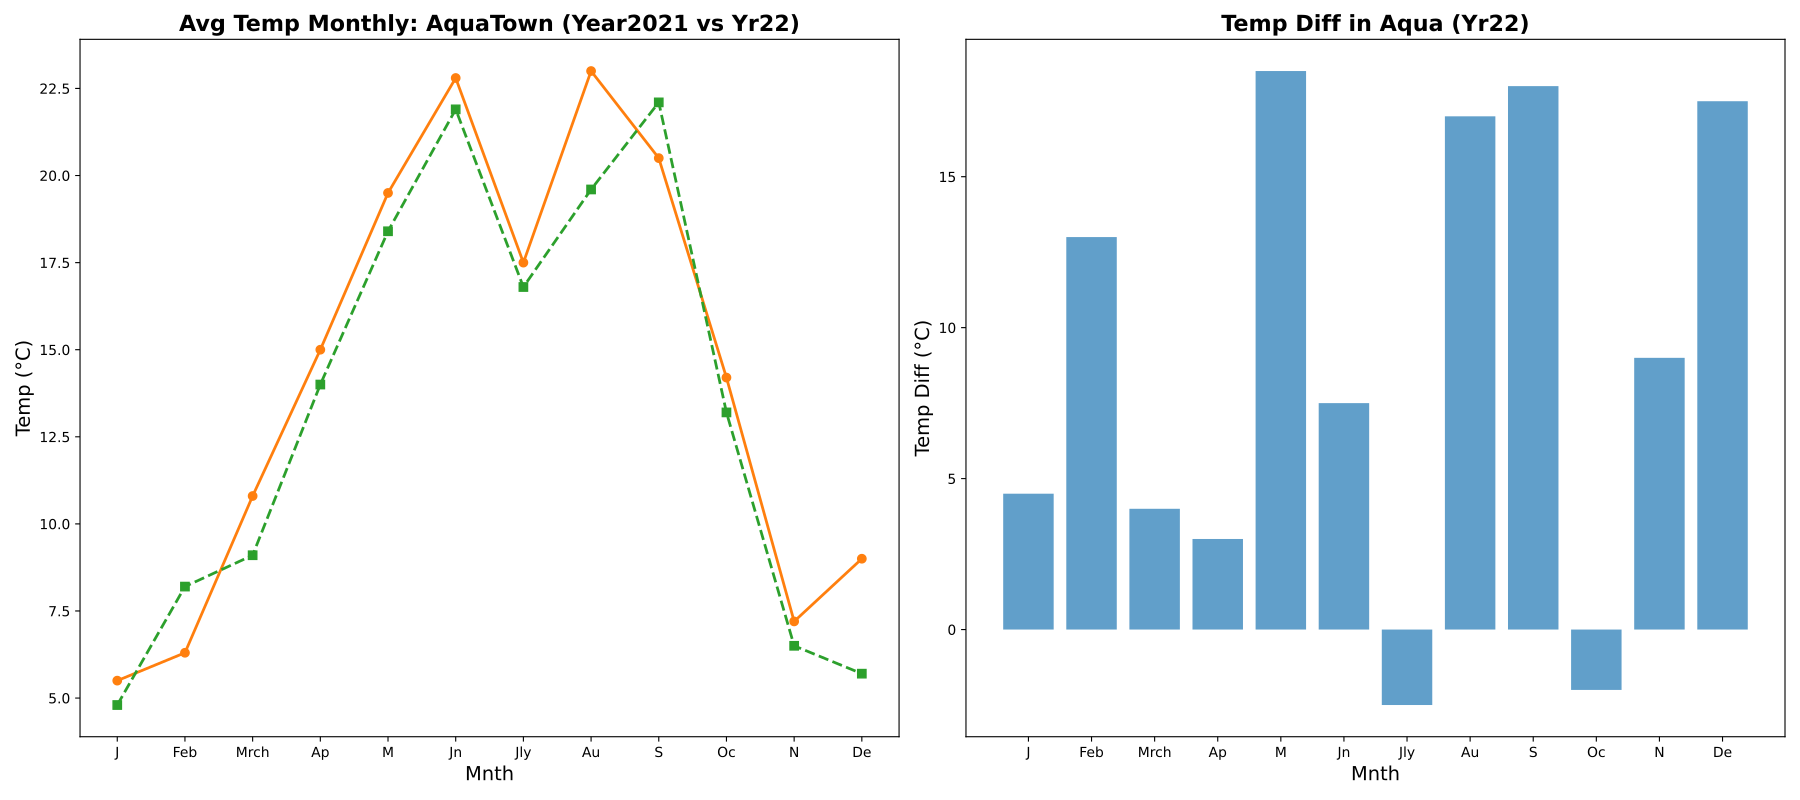

Reproduce this figure in Python.
import matplotlib.pyplot as plt
import numpy as np

months = np.arange(1, 13)
avg_temperatures_2022 = np.array([5.5, 6.3, 10.8, 15.0, 19.5, 22.8, 17.5, 23.0, 20.5, 14.2, 7.2, 9.0])
avg_temperatures_2021 = np.array([4.8, 8.2, 9.1, 14.0, 18.4, 21.9, 16.8, 19.6, 22.1, 13.2, 6.5, 5.7])
high_temperatures_2022 = np.array([8.0, 17.5, 10.0, 20.0, 28.5, 22.5, 15.0, 29.0, 26.0, 9.0, 12.0, 24.0])
low_temperatures_2022 = np.array([3.5, 4.5, 6.0, 17.0, 10.0, 15.0, 17.5, 12.0, 8.0, 11.0, 3.0, 6.5])

temperature_range_2022 = high_temperatures_2022 - low_temperatures_2022

fig, (ax1, ax2) = plt.subplots(1, 2, figsize=(18, 8))

ax1.plot(months, avg_temperatures_2022, marker='o', linestyle='-', color='#ff7f0e', linewidth=2)
ax1.plot(months, avg_temperatures_2021, marker='s', linestyle='--', color='#2ca02c', linewidth=2)

ax1.set_title('Avg Temp Monthly: AquaTown (Year2021 vs Yr22)', fontsize=16, fontweight='bold')
ax1.set_xlabel('Mnth', fontsize=14)
ax1.set_ylabel('Temp (°C)', fontsize=14)
ax1.set_xticks(months)
ax1.set_xticklabels(['J', 'Feb', 'Mrch', 'Ap', 'M', 'Jn', 'Jly', 'Au', 'S', 'Oc', 'N', 'De'])

ax2.bar(months, temperature_range_2022, color='#1f77b4', alpha=0.7)

ax2.set_title('Temp Diff in Aqua (Yr22)', fontsize=16, fontweight='bold')
ax2.set_xlabel('Mnth', fontsize=14)
ax2.set_ylabel('Temp Diff (°C)', fontsize=14)
ax2.set_xticks(months)
ax2.set_xticklabels(['J', 'Feb', 'Mrch', 'Ap', 'M', 'Jn', 'Jly', 'Au', 'S', 'Oc', 'N', 'De'])

plt.tight_layout()
plt.show()
